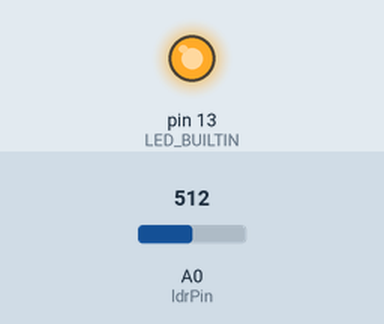
Simulated run of this sketch. Board: Arduino Uno, built with avr-gcc and run on an emulated ATmega328P. On the bench: output pins drawn as LEDs (lit = HIGH). Dashed ring = blinking. Inputs (shaded band) come from the test bench; at power-on: A0 (ldrPin) = 512. What the sketch prints to the serial monitor is not drawn.

Above: at 1.2 s.
1.3 s: A0 (ldrPin) set to 485
At 1.45 s:
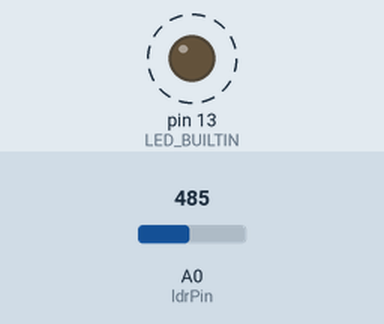
4.3 s: A0 (ldrPin) set to 510
At 5.0 s:
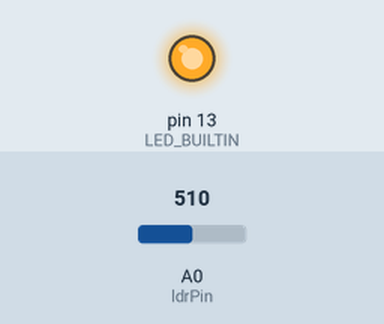
5.8 s: A0 (ldrPin) set to 490
At 6.05 s:
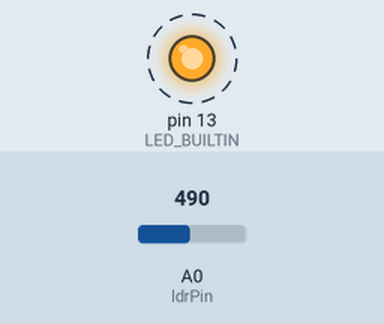
Timing chart, 0 to 14.8 s (numbered marks = the images above; inputs shaded):
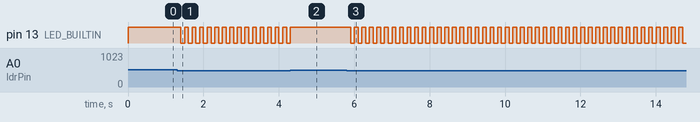

The sketch:

LDR.test.ino
```cpp
uint8_t ldrPin = A0;
int ldr_Val = 0;

void setup() {
  Serial.begin (115200);
  pinMode (ldrPin, INPUT);
  pinMode (LED_BUILTIN, OUTPUT);
}

void loop() {
  ldr_Val = analogRead (ldrPin);
  if (ldr_Val <= 500) {
    Serial.println ("INFERIEUR");
    digitalWrite (LED_BUILTIN, HIGH);
    delay (100);
    digitalWrite (LED_BUILTIN, LOW);
    delay(100);
  }
  else {
    Serial.println ("SUPERIEUR");
    digitalWrite (LED_BUILTIN, HIGH);
  }
}
```

Measured:
- the behaviour switches between 501 and 500 on A0 (ldrPin) (found by bisection; images 0 and 1)
- after the input at 1.3 s, pin 13 (LED_BUILTIN): alternates HIGH for 0.10 s and LOW for 0.10 s, starting after 0.10 s
- after the input at 4.3 s, pin 13 (LED_BUILTIN): goes on until 4.3 s, then stays HIGH
- after the input at 5.8 s, pin 13 (LED_BUILTIN): alternates HIGH for 0.10 s and LOW for 0.10 s, starting after 0.10 s
